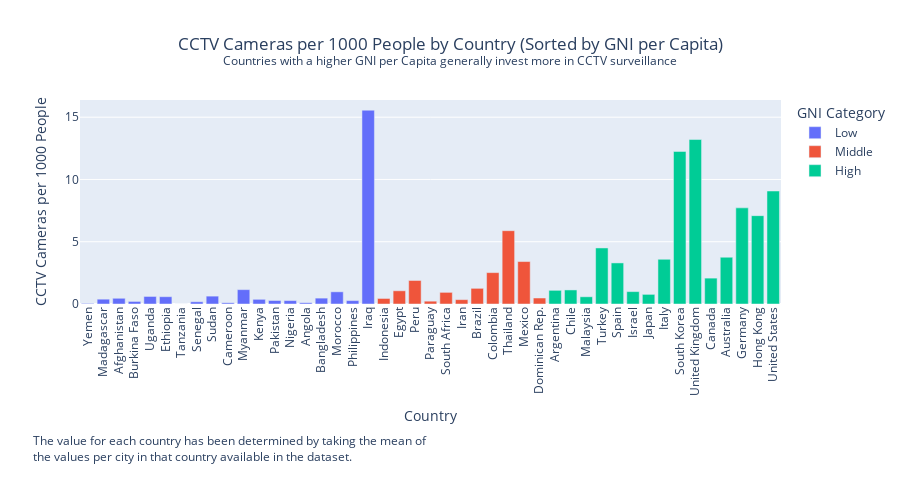

The notebook cell this image was saved under:
### Markdown cell above
## Relation Between Number of CCTV Cameras and Gross National Income

The bar graph below highlights the relationship between the density of CCTV cameras and Gross National Income (GNI) per capita in various countries. Wealthier nations tend to have more CCTV cameras per 1,000 people, reflecting their greater economic resources for public safety and security. This investment in advanced surveillance systems is a crucial part of these countries' crime prevention strategies. Higher GNI correlates with increased funding for technology, both as a security tool and a symbol of technological advancement and status (Norris, 2005; Lyon, 2003).

### Code cell
%run cameras_gdi_bargraph.ipynb

### Figure 1 — Plotly figure (JSON) as saved in the notebook; plotly's stock layout.template omitted (floating-point values rounded to 4 significant figures)
{"data": [{"alignmentgroup": "True", "customdata": [[150.0, 1314.0], [1500.0, 1484.0], [2108.0, 1824.0], [660.0, 2118.0], [2333.0, 2181.0], [3200.0, 2361.0], [20.0, 2664.0], [617.0, 3344.0], [4010.0, 3575.0], [400.0, 3621.0], [6475.0, 3851.0], [2000.0, 4474.0], [3867.0, 4624.0], [1560.0, 4790.0], [955.0, 5466.0], [8828.0, 5472.0], [3810.0, 7303.0], [4005.0, 8920.0], [120000.0, 9977.0]], "hovertemplate": "GNI Category=Low<br>Country=%{x}<br>CCTV Cameras per 1000 People=%{y}<br># of CCTV Cameras=%{customdata[0]}<br>GNI per Capita=%{customdata[1]}<extra></extra>", "legendgroup": "Low", "marker": {"color": "#636efa", "pattern": {"shape": ""}}, "name": "Low", "offsetgroup": "Low", "orientation": "v", "showlegend": true, "textposition": "auto", "type": "bar", "x": ["Yemen", "Madagascar", "Afghanistan", "Burkina Faso", "Uganda", "Ethiopia", "Tanzania", "Senegal", "Sudan", "Cameroon", "Myanmar", "Kenya", "Pakistan", "Nigeria", "Angola", "Bangladesh", "Morocco", "Philippines", "Iraq"], "xaxis": "x", "y": [0.04556, 0.3874, 0.4594, 0.206, 0.6066, 0.586, 0.002572, 0.1799, 0.6321, 0.09844, 1.154, 0.3756, 0.282, 0.2738, 0.1028, 0.4724, 0.9787, 0.2731, 15.56], "yaxis": "y"}, {"alignmentgroup": "True", "customdata": [[4733.0, 11470.0], [23340.0, 11730.0], [21160.0, 12250.0], [794.0, 12350.0], [4935.0, 12950.0], [2792.0, 13000.0], [9263.0, 14370.0], [24590.0, 14380.0], [65170.0, 17030.0], [31180.0, 17900.0], [1692.0, 17990.0]], "hovertemplate": "GNI Category=Middle<br>Country=%{x}<br>CCTV Cameras per 1000 People=%{y}<br># of CCTV Cameras=%{customdata[0]}<br>GNI per Capita=%{customdata[1]}<extra></extra>", "legendgroup": "Middle", "marker": {"color": "#EF553B", "pattern": {"shape": ""}}, "name": "Middle", "offsetgroup": "Middle", "orientation": "v", "showlegend": true, "textposition": "auto", "type": "bar", "x": ["Indonesia", "Egypt", "Peru", "Paraguay", "South Africa", "Iran", "Brazil", "Colombia", "Thailand", "Mexico", "Dominican Rep."], "xaxis": "x", "y": [0.445, 1.06, 1.889, 0.2262, 0.9344, 0.3499, 1.257, 2.52, 5.887, 3.409, 0.4802], "yaxis": "y"}, {"alignmentgroup": "True", "customdata": [[17000.0, 20930.0], [7794.0, 24560.0], [5000.0, 26660.0], [60230.0, 31030.0], [20990.0, 38350.0], [4401.0, 41520.0], [19600.0, 42270.0], [15500.0, 42840.0], [89670.0, 44500.0], [127400.0, 45220.0], [12180.0, 46810.0], [19370.0, 49240.0], [27590.0, 54530.0], [54520.0, 62610.0], [55620.0, 64770.0]], "hovertemplate": "GNI Category=High<br>Country=%{x}<br>CCTV Cameras per 1000 People=%{y}<br># of CCTV Cameras=%{customdata[0]}<br>GNI per Capita=%{customdata[1]}<extra></extra>", "legendgroup": "High", "marker": {"color": "#00cc96", "pattern": {"shape": ""}}, "name": "High", "offsetgroup": "High", "orientation": "v", "showlegend": true, "textposition": "auto", "type": "bar", "x": ["Argentina", "Chile", "Malaysia", "Turkey", "Spain", "Israel", "Japan", "Italy", "South Korea", "United Kingdom", "Canada", "Australia", "Germany", "Hong Kong", "United States"], "xaxis": "x", "y": [1.097, 1.129, 0.5799, 4.501, 3.299, 0.9955, 0.7734, 3.592, 12.25, 13.21, 2.078, 3.755, 7.719, 7.094, 9.074], "yaxis": "y"}], "layout": {"annotations": [{"align": "left", "showarrow": false, "text": "The value for each country has been determined by taking the mean of<br>the values per city in that country available in the dataset.", "x": -0.07, "xanchor": "left", "xref": "paper", "y": -0.8, "yanchor": "bottom", "yref": "paper"}], "barmode": "relative", "height": 500, "hovermode": "closest", "legend": {"title": {"text": "GNI Category"}, "tracegroupgap": 0}, "margin": {"b": 196, "t": 100}, "title": {"text": "CCTV Cameras per 1000 People by Country (Sorted by GNI per Capita)<br><sup>Countries with a higher GNI per Capita generally invest more in CCTV surveillance</sup>", "x": 0.5, "xanchor": "center", "y": 0.9, "yanchor": "top"}, "xaxis": {"anchor": "y", "domain": [0.0, 1.0], "tickangle": -90, "title": {"text": "Country"}}, "yaxis": {"anchor": "x", "domain": [0.0, 1.0], "dtick": 5, "tick0": 0, "tickmode": "linear", "title": {"text": "CCTV Cameras per 1000 People"}}}}
